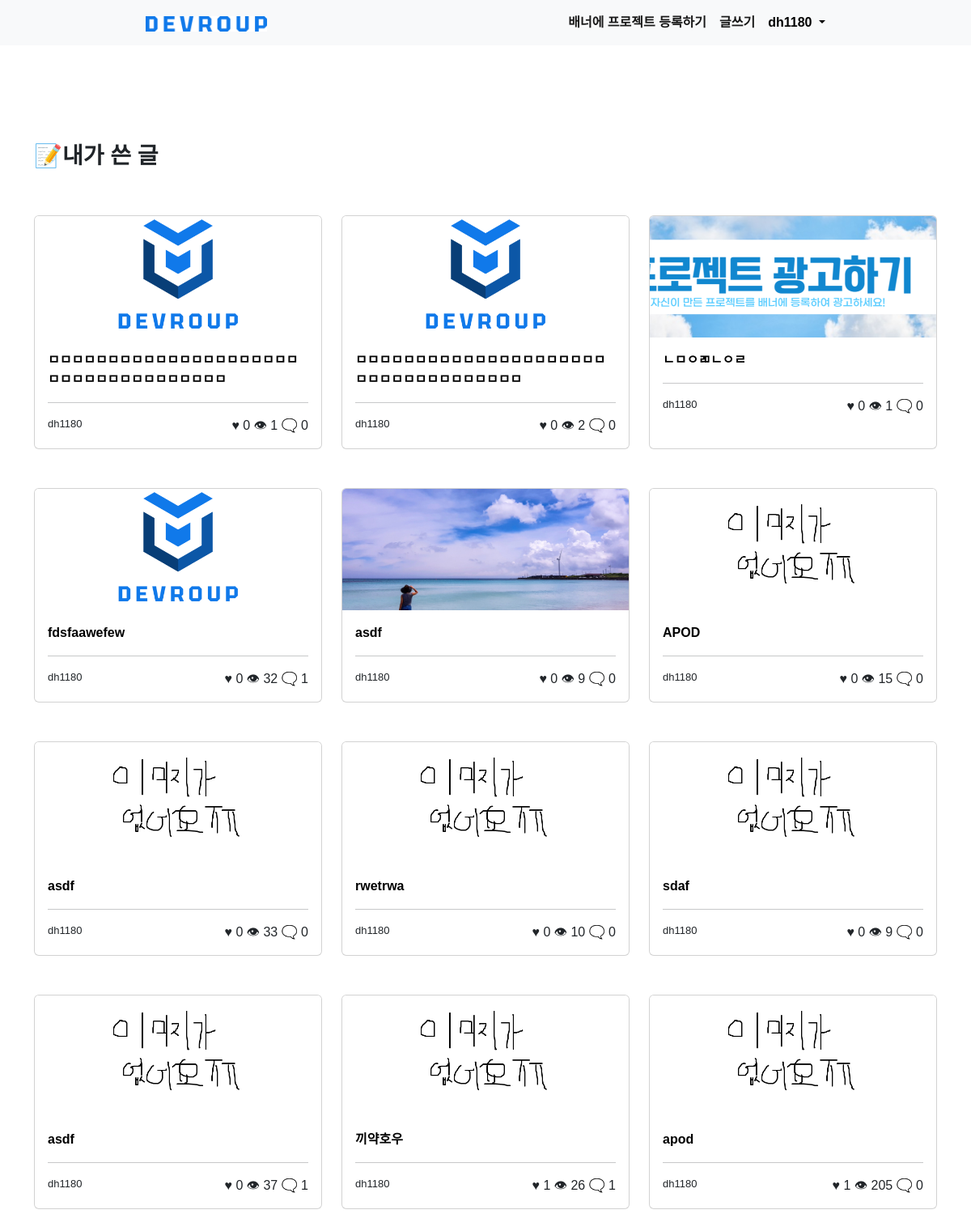
The page /user/user_posts/ (signed in) on the database as committed earlier.
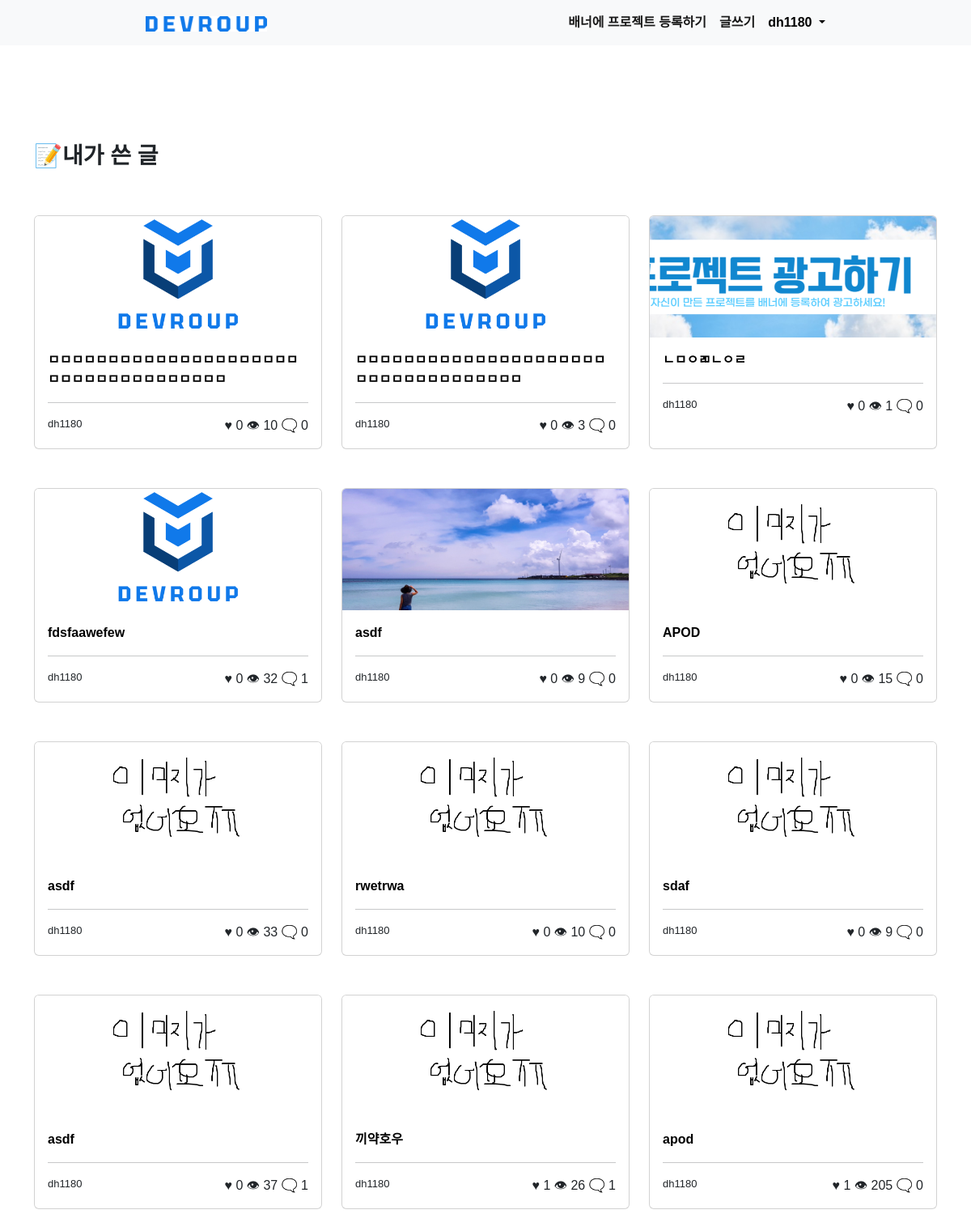
The same page on the database as committed later.
### community/models.py (models this page shows, shortened)
class Post(models.Model):
    title = models.CharField(max_length=200)
    author = models.ForeignKey(User, on_delete=models.CASCADE, null=True)
    hit = models.IntegerField(default=0)
    like = models.IntegerField(default=0)
    like_users = models.ManyToManyField(User, related_name='like_posts')
    date = models.DateTimeField(auto_now_add=True)
    image = models.ImageField(upload_to='community_thumbnail', null=True)
    content = models.TextField()
    github_address = models.URLField(null=True)
    def get_comment_count(self):
        return Comment.objects.filter(post=self).count()

### user/views.py (the view)
# urls.py: path('user_posts/', views.user_posts, name='user_posts'),
def user_posts(request):
    posts = Post.objects.filter(author=request.user).order_by('-date')
    return render(request, 'user/user_posts.html', {'posts': posts})

### user/templates/user/user_posts.html
{% extends 'community/base.html' %} {% block content %}
<br /><br /><br /><br /><br />
<div class="container">
    <div class="row mb-5">
        <h3 style="font-weight: 1000;">📝내가 쓴 글</h3>
    </div>
    <div class="row">
        {% for post in posts %}
        <div class="col-4 mb-5">
            <div class="card h-100">
                <div class="media-container">
                    <img
                        src="{{ post.image.url }}"
                        class="card-img-top"
                        style="object-fit: cover; height: 150px;"
                    />
                </div>
                <div class="card-body">
                    <a
                        class="card-title stretched-link"
                        href="{% url 'community:post_detail' pk=post.pk %}"
                       style="font-weight: bold;"
                        >{{ post.title }}</a
                    >
                    <br />
                    <hr />
                    <div class="row">
                        <div class="col-6" style="font-size: small">
                            {{ post.author }}
                        </div>
                        <div class="col-6 text-end">
                            ♥&nbsp;{{ post.like }}
                            👁&nbsp;{{ post.hit }}
                            🗨️&nbsp;{{ post.get_comment_count }}
                        </div>
                    </div>
                </div>
            </div>
        </div>
        {% endfor %}
    </div>
{% endblock content %}

Rows that differ between the two databases and show on the page:
changed Post "ㅁㅁㅁㅁㅁㅁㅁㅁㅁㅁㅁㅁㅁㅁㅁㅁㅁㅁㅁㅁㅁㅁㅁㅁㅁㅁㅁㅁㅁㅁㅁㅁㅁㅁㅁㅁ": hit "1" → "10"
changed Post "ㅁㅁㅁㅁㅁㅁㅁㅁㅁㅁㅁㅁㅁㅁㅁㅁㅁㅁㅁㅁㅁㅁㅁㅁㅁㅁㅁㅁㅁㅁㅁㅁㅁㅁㅁ": hit "2" → "3"
